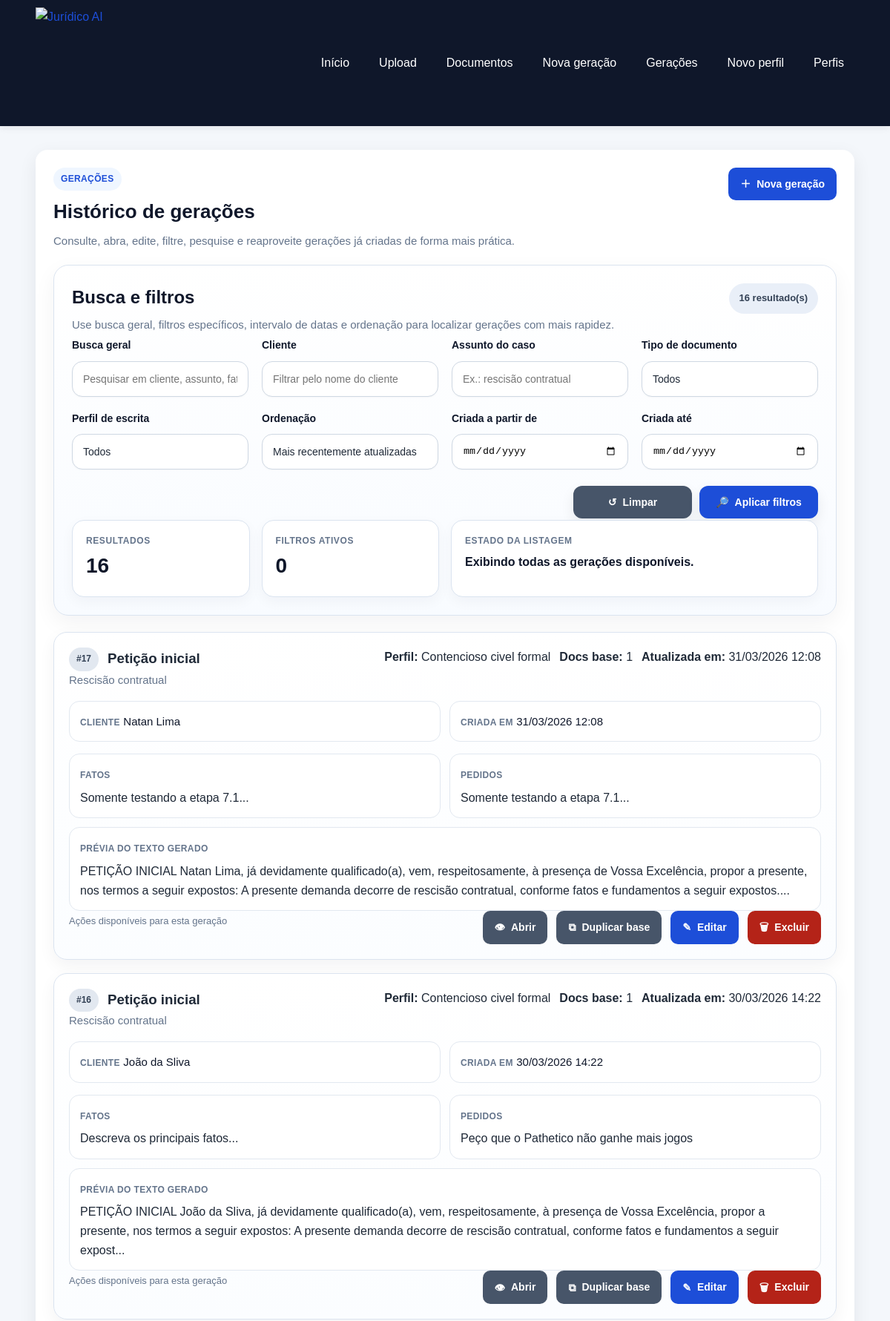
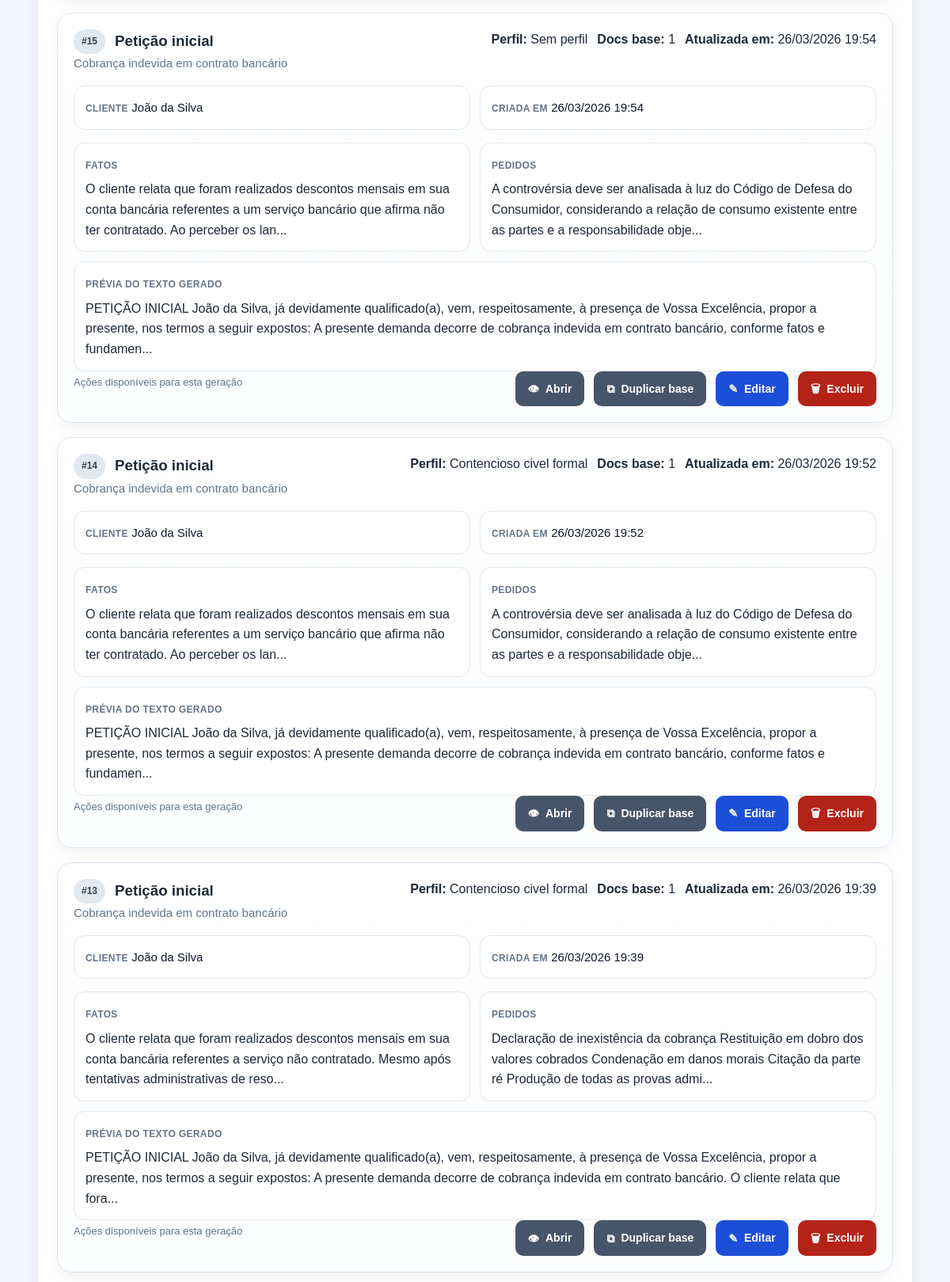
Screenshot of /generations/ (upper part) with the database file from the repository (2 pictures, top to bottom).
### app/models/generation.py (models this page shows)
class Generation(Base):
    __tablename__ = "generations"
    id = Column(Integer, primary_key=True, index=True)
    client_name = Column(String(255), nullable=False)
    document_type = Column(String(255), nullable=False)
    case_subject = Column(String(255), nullable=False)
    facts = Column(Text, nullable=False)
    requests = Column(Text, nullable=False)
    legal_basis = Column(Text, nullable=True)
    context_used = Column(Text, nullable=False)
    generated_text = Column(Text, nullable=False)
    source_document_ids = Column(Text, nullable=True)
    writing_profile_id = Column(
        Integer,
        ForeignKey("writing_profiles.id"),
        nullable=True,
    )
    created_at = Column(
        DateTime,
        default=agora_brasil,
        nullable=False,
    )
    updated_at = Column(
        DateTime,
        default=agora_brasil,
        nullable=False,
    )
    writing_profile = relationship("WritingProfile")

### app/models/writing_profile.py (models this page shows)
class WritingProfile(Base):
    __tablename__ = "writing_profiles"
    id = Column(Integer, primary_key=True, index=True)
    profile_name = Column(String(150), nullable=False)
    lawyer_name = Column(String(150), nullable=True)
    office_name = Column(String(200), nullable=True)
    tone = Column(String(100), nullable=False, default="Formal")
    qualification_style = Column(
        Text,
        nullable=True,
        default="já qualificado(a) nos autos ou a ser devidamente qualificado(a)",
    )
    opening_phrase = Column(
        Text,
        nullable=True,
        default="vem, com o devido respeito, à presença de Vossa Excelência, apresentar a presente:",
    )
    closing_phrase = Column(
        Text,
        nullable=True,
        default="Termos em que,\nPede deferimento.",
    )
    request_intro = Column(
        Text,
        nullable=True,
        default="Diante do exposto, requer:",
    )
    legal_style_notes = Column(
        Text,
        nullable=True,
        default="Utilizar linguagem jurídica formal, objetiva e técnica.",
    )
    recurring_expressions = Column(
        Text,
        nullable=True,
        default="data venia; conforme entendimento jurisprudencial; nos termos da legislação aplicável",
    )
    is_active = Column(Boolean, default=False, nullable=False)
    created_at = Column(DateTime(timezone=True), server_default=func.now())

### app/routers/generations.py (the view)
@router.get("/")
def generations_list(request: Request, db: Session = Depends(get_db)):
    search_term = str(request.query_params.get("search", "")).strip()
    client_name = str(request.query_params.get("client_name", "")).strip()
    case_subject = str(request.query_params.get("case_subject", "")).strip()
    document_type = str(request.query_params.get("document_type", "")).strip()
    created_from = str(request.query_params.get("created_from", "")).strip()
    created_to = str(request.query_params.get("created_to", "")).strip()
    sort_by = str(request.query_params.get("sort_by", "updated_desc")).strip() or "updated_desc"
    writing_profile_id, sem_perfil, writing_profile_value = _parse_writing_profile_filter(
        request.query_params.get("writing_profile_id")
    )
    geracoes = listar_geracoes(
        db,
        search_term=search_term,
        client_name=client_name,
        case_subject=case_subject,
        document_type=document_type,
        writing_profile_id=writing_profile_id,
        sem_perfil=sem_perfil,
        created_from=created_from,
        created_to=created_to,
        sort_by=sort_by,
    )
    geracoes_view = [_montar_item_lista_geracao(geracao) for geracao in geracoes]
    perfis = listar_perfis(db)
    filtros = {
        "search": search_term,
        "client_name": client_name,
        "case_subject": case_subject,
        "document_type": document_type,
        "writing_profile_id": writing_profile_value,
        "created_from": created_from,
        "created_to": created_to,
        "sort_by": sort_by,
    }
    total_filtros_ativos = sum(
        1
        for valor in [
            filtros["search"],
            filtros["client_name"],
            filtros["case_subject"],
            filtros["document_type"],
            filtros["writing_profile_id"],
            filtros["created_from"],
            filtros["created_to"],
            filtros["sort_by"] if filtros["sort_by"] != "updated_desc" else "",
        ]
        if valor
    )
    ordenacoes = {
        "updated_desc": "Mais recentemente atualizadas",
        "updated_asc": "Menos recentemente atualizadas",
        "created_desc": "Mais recentes",
        "created_asc": "Mais antigas",
        "client_asc": "Cliente de A a Z",
        "client_desc": "Cliente de Z a A",
    }
    return templates.TemplateResponse(
        "generations_list.html",
        {
            "request": request,
            "title": "Histórico de gerações",
            "geracoes": geracoes_view,
            "perfis": perfis,
            "tipos_de_documento": TIPOS_DE_DOCUMENTO,
            "filtros": filtros,
            "ordenacoes": ordenacoes,
            "total_resultados": len(geracoes_view),
            "total_filtros_ativos": total_filtros_ativos,
            "sucesso": request.query_params.get("sucesso"),
            "erro": request.query_params.get("erro"),
        },
    )

### app/templates/generations_list.html (shortened to what this page needs)
{% extends "base.html" %}
{% block content %}
<section class="card">
    <div class="cabecalho-pagina">
        <div>
            <span class="etiqueta-secao">Gerações</span>
            <h2>Histórico de gerações</h2>
            <p class="texto-suave">
                Consulte, abra, edite, filtre, pesquise e reaproveite gerações já criadas de forma mais prática.
            </p>
        </div>
        <div class="acoes-topo">
            <a class="botao" href="/generations/create">
                <span class="icone-botao" aria-hidden="true">＋</span>
                Nova geração
            </a>
        </div>
    </div>
    <section class="bloco-informativo bloco-filtros-avancados">
        <div class="bloco-informativo-topo bloco-informativo-topo-entre-linhas">
            <div>
                <h3>Busca e filtros</h3>
                <p class="texto-suave">
                    Use busca geral, filtros específicos, intervalo de datas e ordenação para localizar gerações com mais rapidez.
                </p>
            </div>
            <span class="badge badge-neutro">
                {{ total_resultados }} resultado(s)
            </span>
        </div>
        <form method="get" action="/generations" class="formulario-geracao formulario-filtros-avancados">
            <div class="grid-filtros-avancados">
                <div>
                    <label for="search">Busca geral</label>
                    <input
                        type="text"
                        id="search"
                        name="search"
                        value="{{ filtros.search }}"
                        placeholder="Pesquisar em cliente, assunto, fatos, pedidos ou texto gerado"
                    >
                </div>
                <div>
                    <label for="client_name">Cliente</label>
                    <input
                        type="text"
                        id="client_name"
                        name="client_name"
                        value="{{ filtros.client_name }}"
                        placeholder="Filtrar pelo nome do cliente"
                    >
                </div>
                <div>
                    <label for="case_subject">Assunto do caso</label>
                    <input
                        type="text"
                        id="case_subject"
                        name="case_subject"
                        value="{{ filtros.case_subject }}"
                        placeholder="Ex.: rescisão contratual"
                    >
                </div>
                <div>
                    <label for="document_type">Tipo de documento</label>
                    <select id="document_type" name="document_type">
                        <option value="">Todos</option>
                    </select>
                </div>
                <div>
                    <label for="writing_profile_id">Perfil de escrita</label>
                    <select id="writing_profile_id" name="writing_profile_id">
                        <option value="">Todos</option>
                    </select>
                </div>
                <div>
                    <label for="sort_by">Ordenação</label>
                    <select id="sort_by" name="sort_by">
                        {% for chave, descricao in ordenacoes.items() %}
                            <option value="{{ chave }}" {% if filtros.sort_by == chave %}selected{% endif %}>
                                {{ descricao }}
                            </option>
                        {% endfor %}
                    </select>
                </div>
                <div>
                    <label for="created_from">Criada a partir de</label>
                    <input
                        type="date"
                        id="created_from"
                        name="created_from"
                        value="{{ filtros.created_from }}"
                    >
                </div>
                <div>
                    <label for="created_to">Criada até</label>
                    <input
                        type="date"
                        id="created_to"
                        name="created_to"
                        value="{{ filtros.created_to }}"
                    >
                </div>
            </div>
            <div class="acoes-formulario-geracao">
                <a class="botao botao-secundario" href="/generations">
                    <span class="icone-botao" aria-hidden="true">↺</span>
                    Limpar
                </a>
                <button type="submit" class="botao">
                    <span class="icone-botao" aria-hidden="true">🔎</span>
                    Aplicar filtros
                </button>
            </div>
        </form>
        <div class="painel-resumo-geracao painel-resumo-sem-inline">
            <div class="info-box">
                <span class="info-label">Resultados</span>
                <span class="info-value">{{ total_resultados }}</span>
            </div>
            <div class="info-box">
                <span class="info-label">Filtros ativos</span>
                <span class="info-value">{{ total_filtros_ativos }}</span>
            </div>
            <div class="info-box info-box-largo">
                <span class="info-label">Estado da listagem</span>
                <span class="info-value">
                    {% if total_filtros_ativos > 0 %}
                        A listagem está refinada conforme os critérios selecionados.
                    {% else %}
                        Exibindo todas as gerações disponíveis.
                    {% endif %}
                </span>
            </div>
        </div>
    </section>
    {% if geracoes %}
        <div class="lista-geracoes-cards">
            {% for geracao in geracoes %}
                <article class="geracao-card">
                    <div class="geracao-card-topo">
                        <div class="geracao-identificacao">
                            <div class="geracao-titulo-linha">
                                <span class="badge badge-neutro">#{{ geracao.id }}</span>
                                <h3>{{ geracao.document_type }}</h3>
                            </div>
                            <p class="texto-suave">{{ geracao.case_subject }}</p>
                        </div>
                        <div class="geracao-meta">
                            <span><strong>Perfil:</strong> {{ geracao.writing_profile_name }}</span>
                            <span><strong>Docs base:</strong> {{ geracao.document_count }}</span>
                            <span>
                                <strong>Atualizada em:</strong>
                                {{ geracao.updated_at.strftime("%d/%m/%Y %H:%M") if geracao.updated_at else "-" }}
                            </span>
                        </div>
                    </div>
                    <div class="geracao-card-grid">
                        <div class="geracao-info">
                            <span class="info-label">Cliente</span>
                            <span class="info-value">{{ geracao.client_name }}</span>
                        </div>
                        <div class="geracao-info">
                            <span class="info-label">Criada em</span>
                            <span class="info-value">
                                {{ geracao.created_at.strftime("%d/%m/%Y %H:%M") if geracao.created_at else "-" }}
                            </span>
                        </div>
                    </div>
                    <div class="geracao-resumos">
                        <div class="geracao-resumo-box">
                            <span class="info-label">Fatos</span>
                            <p>{{ geracao.facts_preview }}</p>
                        </div>
                        <div class="geracao-resumo-box">
                            <span class="info-label">Pedidos</span>
                            <p>{{ geracao.requests_preview }}</p>
                        </div>
                        <div class="geracao-resumo-box geracao-resumo-box-largo">
                            <span class="info-label">Prévia do texto gerado</span>
                            <p>{{ geracao.generated_text_preview }}</p>
                        </div>
                    </div>
                    <div class="geracao-card-rodape">
                        <div class="geracao-status-visual">
                            <span class="texto-pequeno">Ações disponíveis para esta geração</span>
                        </div>
                        <div class="geracao-card-acoes">
                            <a class="botao botao-secundario" href="/generations/{{ geracao.id }}">
                                <span class="icone-botao" aria-hidden="true">👁</span>
                                Abrir
                            </a>
                            <a class="botao botao-secundario" href="/generations/create?duplicate_from={{ geracao.id }}">
                                <span class="icone-botao" aria-hidden="true">⧉</span>
                                Duplicar base
                            </a>
                            <a class="botao" href="/generations/{{ geracao.id }}/edit">
                                <span class="icone-botao" aria-hidden="true">✎</span>
                                Editar
                            </a>
                            <form
                                action="/generations/{{ geracao.id }}/delete"
                                method="post"
                                data-confirm-action
                                data-loading-form
                                data-loading-message="Excluindo geração..."
                                data-loading-button-text="Excluindo..."
                                data-confirm-title="Excluir geração"
                                data-confirm-message="Deseja realmente excluir esta geração? Esta ação não poderá ser desfeita."
                                data-confirm-submit-label="Excluir geração"
                                data-confirm-submit-icon='<span class="icone-botao" aria-hidden="true">🗑</span>'
                            >
                                <button type="submit" class="botao-perigo">
                                    <span class="icone-botao" aria-hidden="true">🗑</span>
                                    Excluir
                                </button>
                            </form>
                        </div>
                    </div>
                </article>
            {% endfor %}
        </div>
    {% endif %}
</section>
{% endblock %}

### rows the page displays
Generation: id "17", document_type "Petição inicial", case_subject "Rescisão contratual", writing_profile_name "Contencioso civel formal", document_count "1", updated_at "31/03/2026 12:08", client_name "Natan Lima", created_at "31/03/2026 12:08", facts_preview "Somente testando a etapa 7.1...", requests_preview "Somente testando a etapa 7.1...", generated_text_preview "PETIÇÃO INICIAL Natan Lima, já devidamente qualificado(a), vem, respeitosamente, à presença de Vossa Excelência, propor a presente, nos termos a seguir expostos: A presente demanda decorre de rescisão contratual, conforme fatos e fundamentos a seguir expostos...."
Generation: id "16", document_type "Petição inicial", case_subject "Rescisão contratual", writing_profile_name "Contencioso civel formal", document_count "1", updated_at "30/03/2026 14:22", client_name "João da Sliva", created_at "30/03/2026 14:22", facts_preview "Descreva os principais fatos...", requests_preview "Peço que o Pathetico não ganhe mais jogos", generated_text_preview "PETIÇÃO INICIAL João da Sliva, já devidamente qualificado(a), vem, respeitosamente, à presença de Vossa Excelência, propor a presente, nos termos a seguir expostos: A presente demanda decorre de rescisão contratual, conforme fatos e fundamentos a seguir expost..."
Generation: id "15", document_type "Petição inicial", case_subject "Cobrança indevida em contrato bancário", writing_profile_name "Sem perfil", document_count "1", updated_at "26/03/2026 19:54", client_name "João da Silva", created_at "26/03/2026 19:54", facts_preview "O cliente relata que foram realizados descontos mensais em sua conta bancária referentes a um serviço bancário que afirma não ter contratado. Ao perceber os lan...", requests_preview "A controvérsia deve ser analisada à luz do Código de Defesa do Consumidor, considerando a relação de consumo existente entre as partes e a responsabilidade obje...", generated_text_preview "PETIÇÃO INICIAL João da Silva, já devidamente qualificado(a), vem, respeitosamente, à presença de Vossa Excelência, propor a presente, nos termos a seguir expostos: A presente demanda decorre de cobrança indevida em contrato bancário, conforme fatos e fundamen..."
Generation: document_type "Petição inicial", case_subject "Cobrança indevida em contrato bancário", updated_at "26/03/2026 19:52", client_name "João da Silva", created_at "26/03/2026 19:52"
WritingProfile: writing_profile_name "Contencioso civel formal" "Contencioso civel formal"
Generation: document_type "Petição inicial", case_subject "Cobrança indevida em contrato bancário", updated_at "26/03/2026 19:39", client_name "João da Silva", created_at "26/03/2026 19:39"

### other values shown
{{ total_resultados }} "16"
{{ total_filtros_ativos }} "0"
{{ geracao.id }} "14" "13"
{{ geracao.document_count }} "1" "1"
{{ geracao.facts_preview }} "O cliente relata que foram realizados descontos mensais em sua conta bancária referentes a um serviço bancário que afirma não ter contratado. Ao perceber os lan..." "O cliente relata que foram realizados descontos mensais em sua conta bancária referentes a serviço não contratado. Mesmo após tentativas administrativas de reso..."
{{ geracao.requests_preview }} "A controvérsia deve ser analisada à luz do Código de Defesa do Consumidor, considerando a relação de consumo existente entre as partes e a responsabilidade obje..." "Declaração de inexistência da cobrança Restituição em dobro dos valores cobrados Condenação em danos morais Citação da parte ré Produção de todas as provas admi..."
form field sort_by "Mais recentemente atualizadas"
